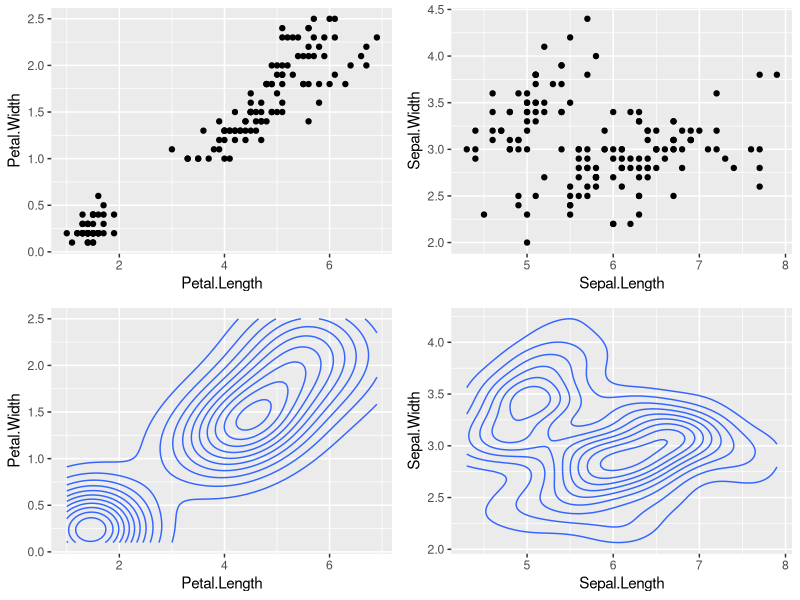

The R script that drew this image:
## ---- chunk 1
iris_df <- iris

str(iris)
## ---- chunk 2
answers <- data.frame(Species = iris_df$Species)
iris_df <- iris_df[1:4]
## ---- chunk 3
library(ggplot2)
library(gridExtra)
plot_1 <- ggplot(iris_df, aes(x = Petal.Length, y = Petal.Width)) +
                geom_point()
plot_2 <- ggplot(iris_df, aes(x = Sepal.Length, y = Sepal.Width)) +
                geom_point()
plot_3 <- ggplot(iris_df, aes(x = Petal.Length, y = Petal.Width)) +
                stat_density_2d()
plot_4 <- ggplot(iris_df, aes(x = Sepal.Length, y = Sepal.Width)) +
                stat_density_2d()

grid.arrange(plot_1, plot_2, plot_3, plot_4, ncol = 2, nrow = 2)
